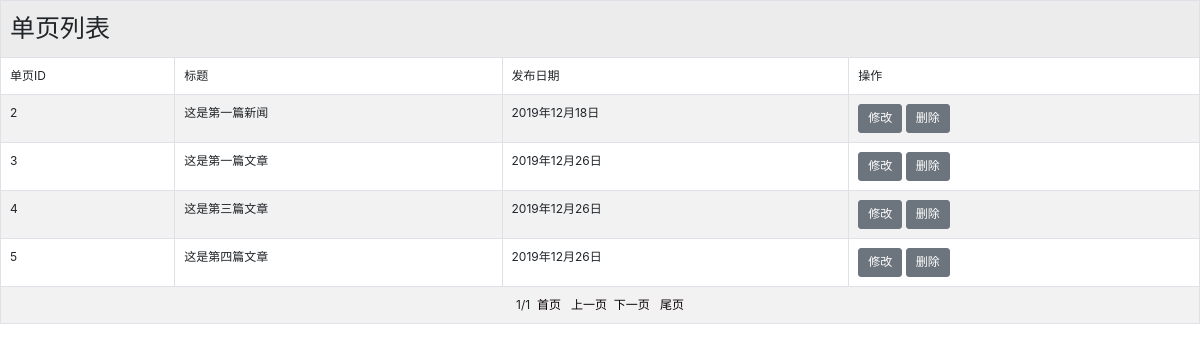
/admin/single_list.php (signed in), run on the app's committed database.
### tables this page shows
CREATE TABLE IF NOT EXISTS `single` (
  `id` int(11) NOT NULL AUTO_INCREMENT,
  `title` varchar(50) DEFAULT NULL COMMENT '单页标题',
  `comefrom` varchar(20) DEFAULT NULL COMMENT '来源',
  `pubdate` varchar(20) DEFAULT NULL COMMENT '发布日期',
  `thumbnail` varchar(100) DEFAULT NULL COMMENT '缩略图',
  `keywords` text COMMENT '关键字',
  `description` text COMMENT '描述',
  `content` text COMMENT '内容',
  PRIMARY KEY (`id`)
);

### admin/single_list.php (the view, shortened to what this page needs)
<?php
require_once('../inc/conn_pdo.php');
?>
<!doctype html>
<html>
<head>
    <link href="css/bootstrap.min.css" rel="stylesheet">
    <link href="css/table.css" rel="stylesheet" type="text/css" />
</head>
<body>
<table class="table table-striped table-hover table-bordered">
    <tr>
        <td colspan="5"><span style="font-size:25px">单页列表</span></td>
    </tr>
    <tr>
        <td>单页ID</td>
        <td>标题</td>
        <td>发布日期</td>
        <td colspan="2">操作</td>
    </tr>
    <?php
    $total_num=$dbh->query("select id from single")->rowCount();
    $pagesize=10;
    $page_num=ceil($total_num/$pagesize);
    $page=isset($_GET['page'])?$_GET['page']:1;
    $offset=$pagesize*($page-1);
    $prepage=($page<>1)?$page-1:$page;
    $nextpage=($page<>$page_num)?$page+1:$page;
    $sql = "select * from single limit $offset,$pagesize";
    $sth = $dbh->prepare($sql);
    $sth->execute();
    $rows = $sth->fetchAll();
    if($total_num>0){
        foreach ($rows as $row) {
            echo "<tr>".
                "<td>".$row['id']."</td>".
                "<td>".$row['title']."</td>".
                "<td>".$row['pubdate']."</td>".
                "<td><input type='button' name='button' id='button' value='修改' class='btn btn-secondary' onclick='window.location.href=\"single_modify.php?id=".$row['id']."\"' />".
                "    <input type='button' name='button2' id='button2' value='删除' class='btn btn-secondary' onclick='window.location.href=\"single_delete.php?id=".$row['id']."\"' ";
            echo "/>".
                "</td>".
                "</tr>";
        }
    }else{
        echo "<tr><td colspan='5' height='31' style='color:red;font-size:13px'>暂无记录</td></tr>";
    }
    ?>
    <tr>
        <td colspan="5" align="center"> <?=$page?>/<?=$page_num?>&nbsp;&nbsp;<a href="?page=1">首页</a>&nbsp;&nbsp;	<a href="?page=<?=$prepage?>">上一页</a>&nbsp;&nbsp;<a href="?page=<?=$nextpage?>">下一页</a>&nbsp;&nbsp;<a href="?page=<?=$page_num?>"> 尾页</a> </td>
    </tr>
</table>
</body>
</html>

### admin/css/table.css (style rules this page uses)
body { margin:0;padding:0; background-color:rgba(255,255,255,0); }
div,table { background-color:rgba(255,255,255,0); }
a { text-decoration:none;color:#090000; }
td { padding-left:8px; }

### admin/single_list.php (style rules this page uses)
* { font-size:12px; }

### data on the page
single: id "2", title "这是第一篇新闻", pubdate "2019年12月18日"
single: id "3", title "这是第一篇文章", pubdate "2019年12月26日"
single: id "4", title "这是第三篇文章", pubdate "2019年12月26日"
single: id "5", title "这是第四篇文章", pubdate "2019年12月26日"

### other printed values
$page "1"
$page_num "1"
